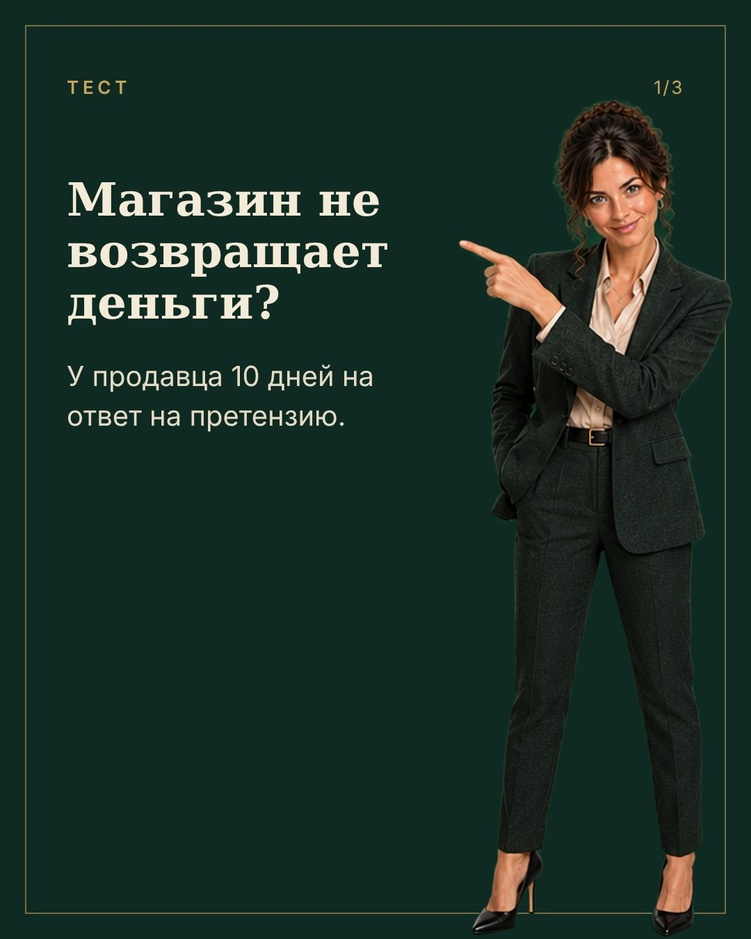
#> input picture media/mascot/_example_full_point.jpg, 751 x 939 px, shrunk from 1080 x 1350 before the run
$ python greenkey.py ../media/mascot/_example_full_point.jpg ../media/mascot/_sheet_emotions_v2.jpg
#> lines starting #> are read from the running program, lines starting #| are printed output that depends on the picture; after the words box and inside, x2 and y2 are one past the last pixel; in counts of white or black regions, pixels touching at a corner belong together
"""Вырезает фигуру с ровного зелёного фона (хромакей): python3 tools/greenkey.py in.png out.png"""
import sys
import numpy as np
from PIL import Image, ImageFilter
from scipy import ndimage


def greenkey(img, bg=None):
    arr = np.array(img.convert("RGB")).astype(int)
    if bg is None:
        bg = np.median(np.concatenate([arr[0], arr[:, 0], arr[:, -1]]), axis=0)
#> bg = [15, 42, 35]
    r, g, b = arr[..., 0], arr[..., 1], arr[..., 2]
    dist = np.sqrt(((arr - bg) ** 2).sum(-1))
    keyish = (dist < 24) | ((g - np.maximum(r, b) > 12) & (g > 38))
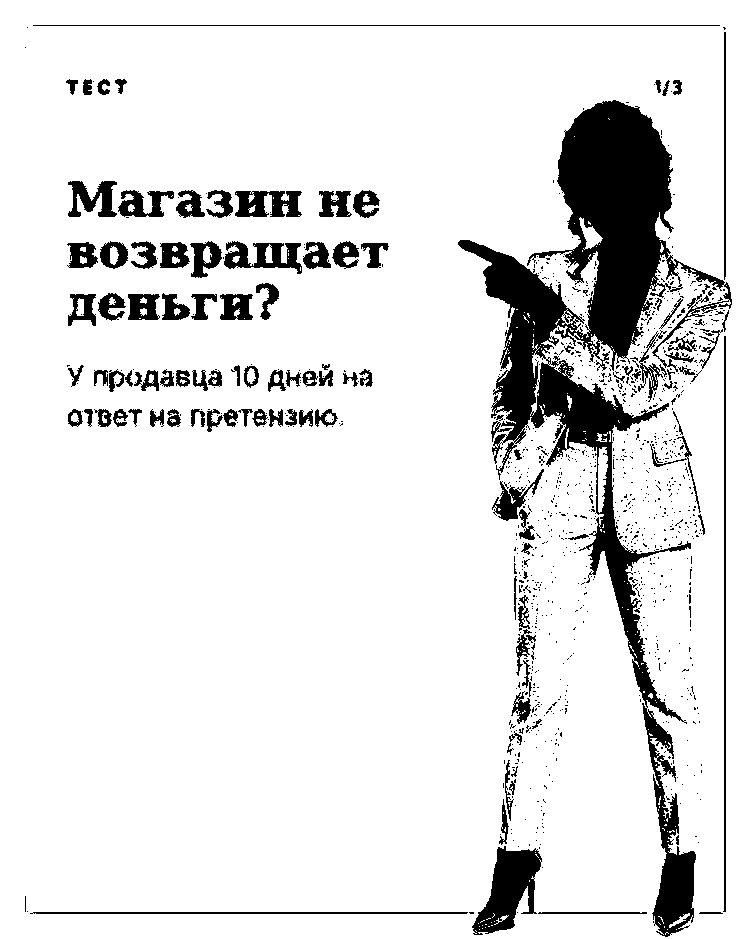
#> keyish: shape (939, 751) bool; 89.1% white; 1089 black regions (974 under 20 px), largest, box (x1, y1, x2, y2) and area: (458, 100, 732, 937) 43826, (472, 846, 542, 935) 3284, (224, 241, 302, 274) 1339
    lab, _ = ndimage.label(keyish)
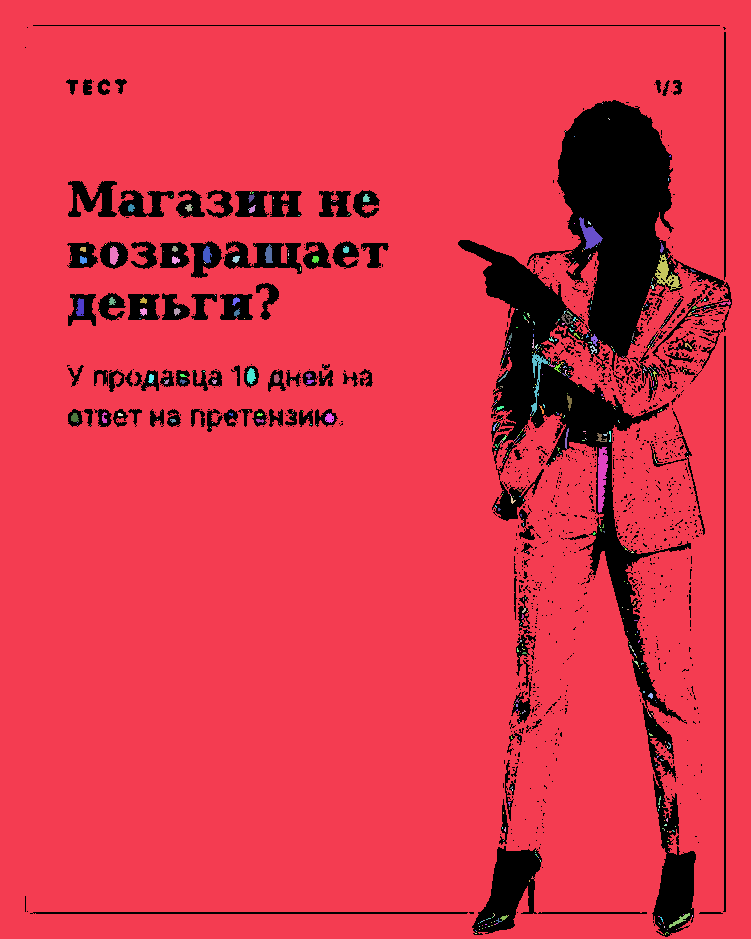
#> lab: shape (939, 751) int32; 669 distinct labels, from 0 to 668; one colour per label, 0 black
    border = set(np.unique(np.concatenate([lab[0], lab[:, 0], lab[:, -1]]))) - {0}
#> border = 1 item
    bgm = np.isin(lab, list(border))
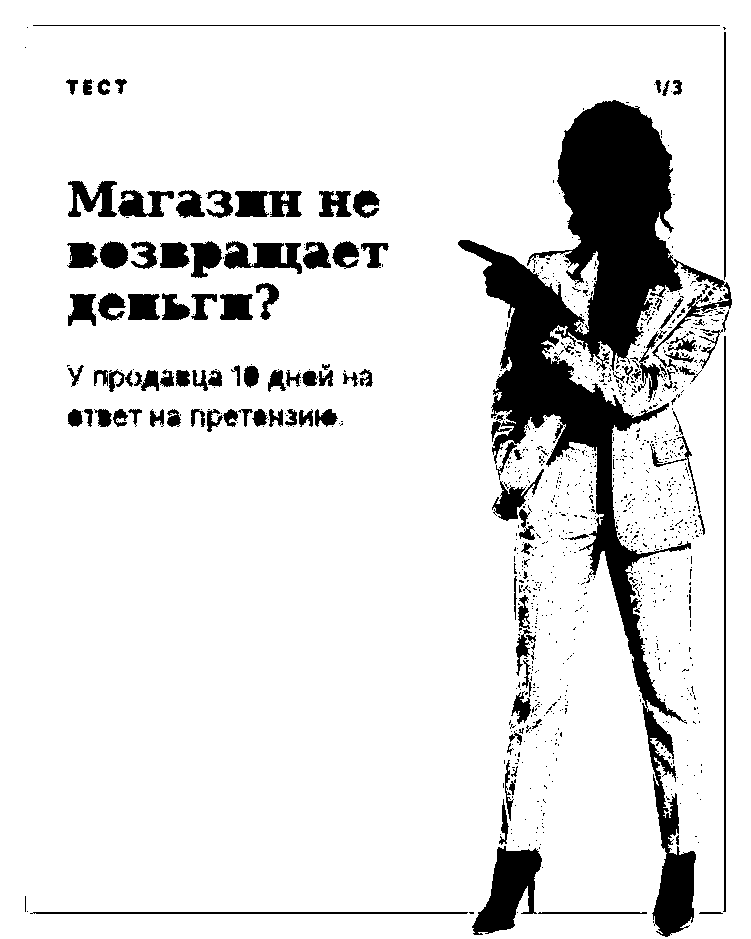
#> bgm: shape (939, 751) bool; 88.4% white; 1073 black regions (957 under 20 px), largest, box (x1, y1, x2, y2) and area: (458, 100, 732, 937) 46659, (472, 846, 542, 935) 3372, (224, 241, 302, 274) 1495
    sizes = ndimage.sum(keyish, lab, range(1, lab.max() + 1))
#> sizes = 668 values, max 623487 at index 0, min 1 at index 1, mean 940.7
    bgm |= np.isin(lab, [i + 1 for i, s in enumerate(sizes) if s > 80])
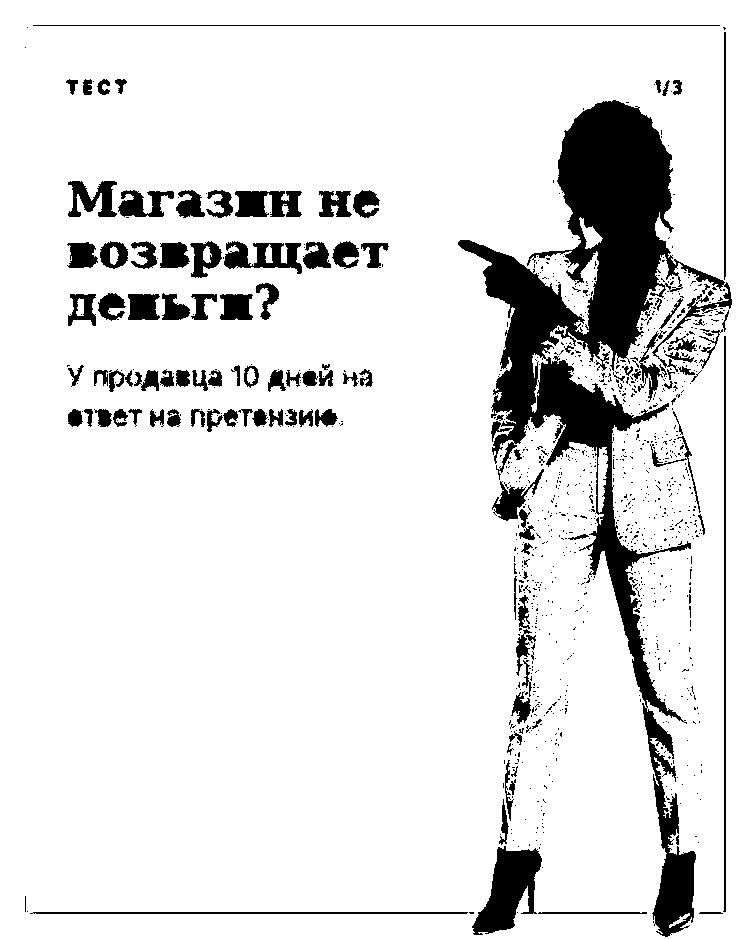
#> bgm: shape (939, 751) bool; 88.7% white; 1086 black regions (970 under 20 px), largest, box (x1, y1, x2, y2) and area: (458, 100, 732, 937) 45128, (472, 846, 542, 935) 3372, (224, 241, 302, 274) 1389
    fg = ndimage.binary_opening(~bgm, iterations=1)
#> fg: shape (939, 751) bool; 9.9% white; 230 white regions (105 under 20 px), largest, box (x1, y1, x2, y2) and area: (458, 100, 681, 721) 37941, (643, 707, 696, 937) 4354, (472, 847, 542, 935) 3329
    fg = ndimage.binary_erosion(fg, iterations=1)
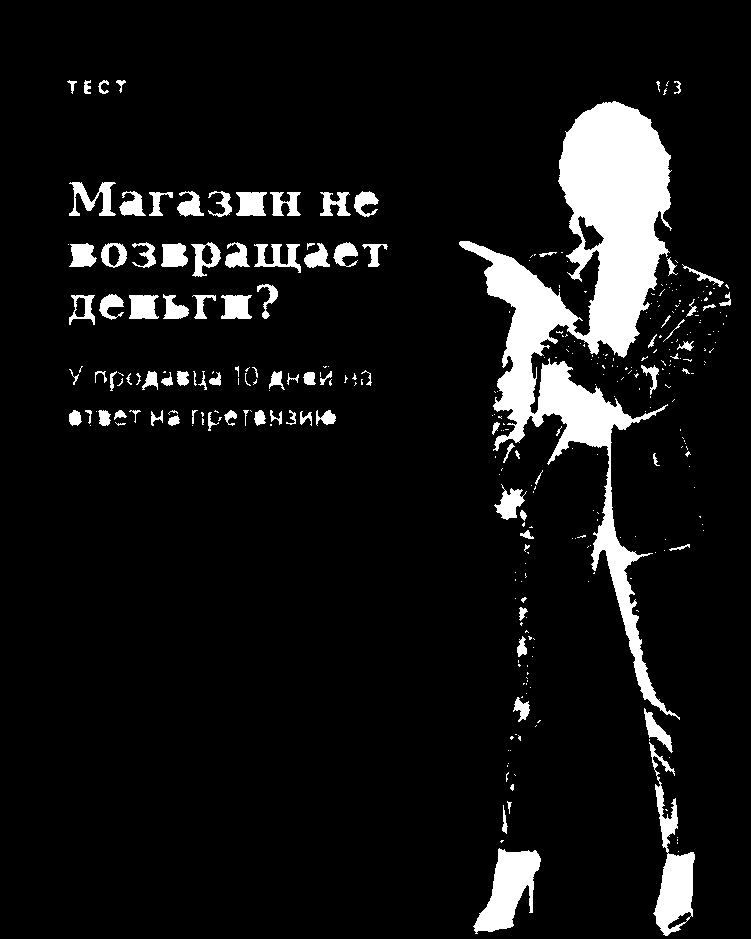
#> fg: shape (939, 751) bool; 8.2% white; 334 white regions (234 under 20 px), largest, box (x1, y1, x2, y2) and area: (459, 101, 680, 720) 34685, (649, 742, 695, 936) 3162, (473, 848, 541, 934) 3027
    a = np.array(Image.fromarray((fg * 255).astype("uint8")).filter(ImageFilter.GaussianBlur(1.0))).astype(float) / 255
    out = arr.astype(float)
    spill = out[..., 1] > np.maximum(out[..., 0], out[..., 2]) + 4
#> spill: shape (939, 751) bool; 85.7% white; 1147 black regions (1006 under 20 px), largest, box (x1, y1, x2, y2) and area: (458, 101, 726, 936) 82232, (22, 26, 23, 911) 885, (734, 337, 735, 911) 574
    out[..., 1] = np.where(spill & (a < 1), np.maximum(out[..., 0], out[..., 2]) + 4, out[..., 1])
    rgba = Image.fromarray(np.dstack([out.clip(0, 255), a * 255]).astype("uint8"), "RGBA")
    return rgba.crop(rgba.split()[3].point(lambda v: 255 if v > 20 else 0).getbbox())
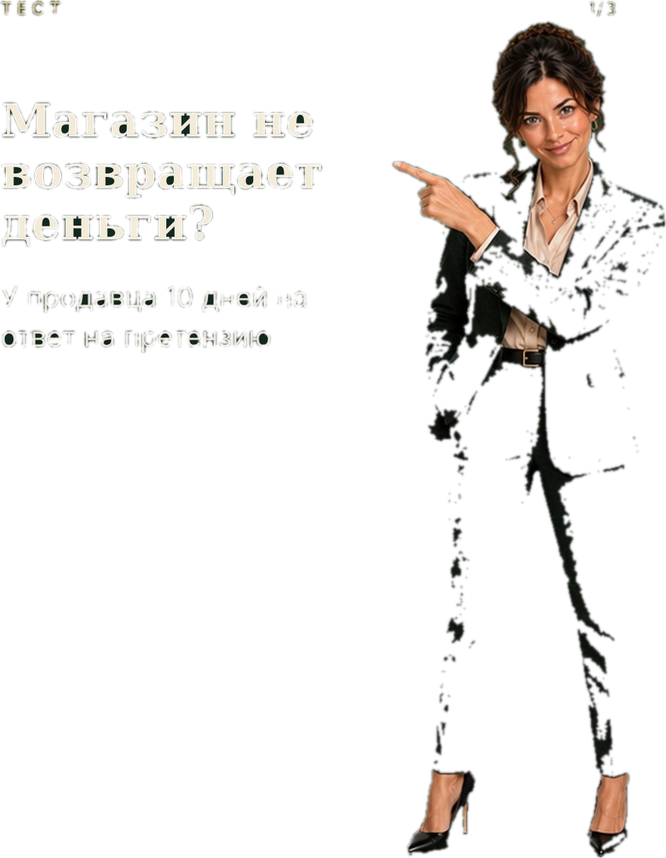
#> returned value: PIL image 666x858 RGBA; mean R, G, B, A 29, 45.6, 40.2, 25.9; transparent parts drawn white


if __name__ == "__main__":
    greenkey(Image.open(sys.argv[1])).save(sys.argv[2])

$ run again, on media/mascot/_src_shrug_v2.jpg
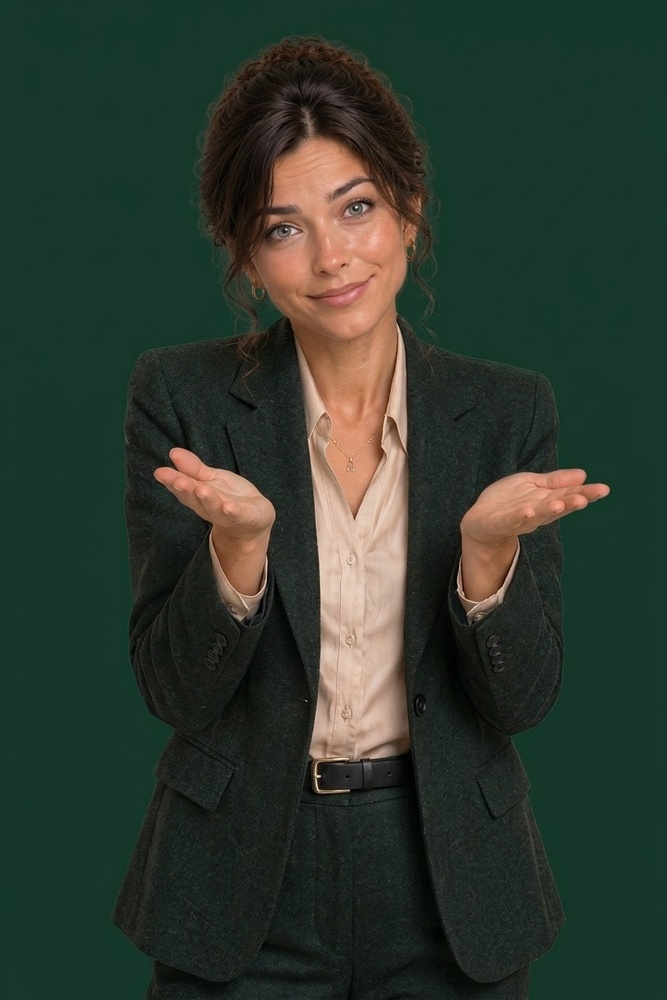
#> input picture media/mascot/_src_shrug_v2.jpg, 667 x 1000 px, shrunk from 843 x 1264 before the run
#> bg = [23, 55, 42]
#> keyish: shape (1000, 667) bool; 64.6% white; 3911 black regions (3855 under 20 px), largest, box (x1, y1, x2, y2) and area: (113, 36, 611, 1000) 222414, (513, 743, 548, 894) 689, (525, 565, 564, 700) 669
#> in greenkey, `lab, _ = ndimage.label(keyish)`:
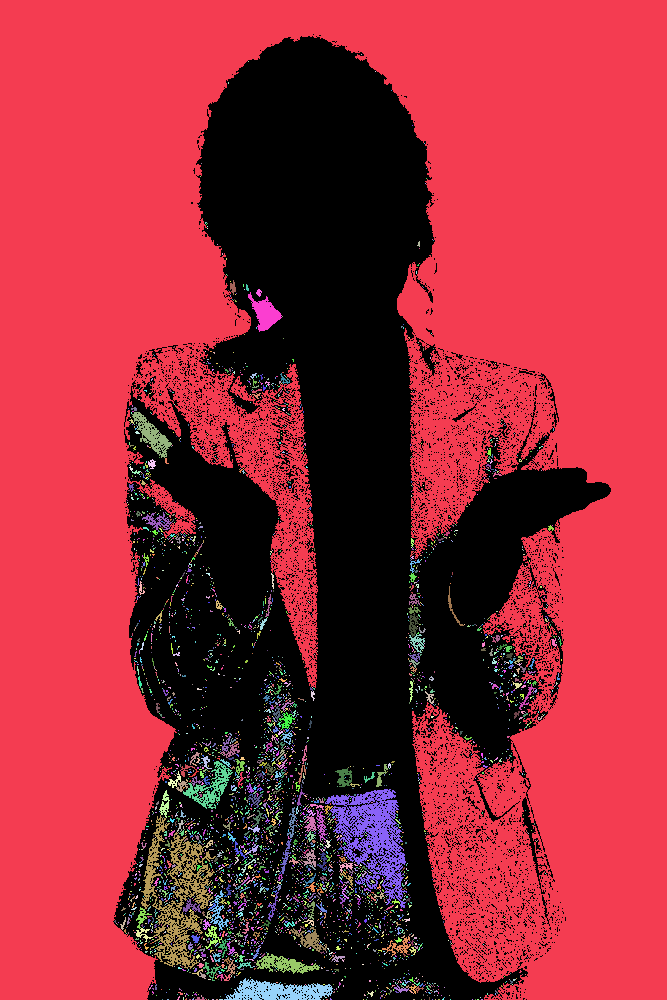
#> lab: shape (1000, 667) int32; 4432 distinct labels, from 0 to 4431; one colour per label, 0 black
#> border = 1 item
#> sizes = 4431 values, max 401065 at index 0, min 1 at index 1, mean 97.31
#> spill: shape (1000, 667) bool; 57.9% white; 48 black regions (37 under 20 px), largest, box (x1, y1, x2, y2) and area: (115, 38, 611, 1000) 279833, (540, 865, 551, 896) 162, (556, 541, 561, 566) 61
#> in greenkey, `return rgba.crop(rgba.split()[3].point(lambda v: 255 if v > 20 else 0)..`:
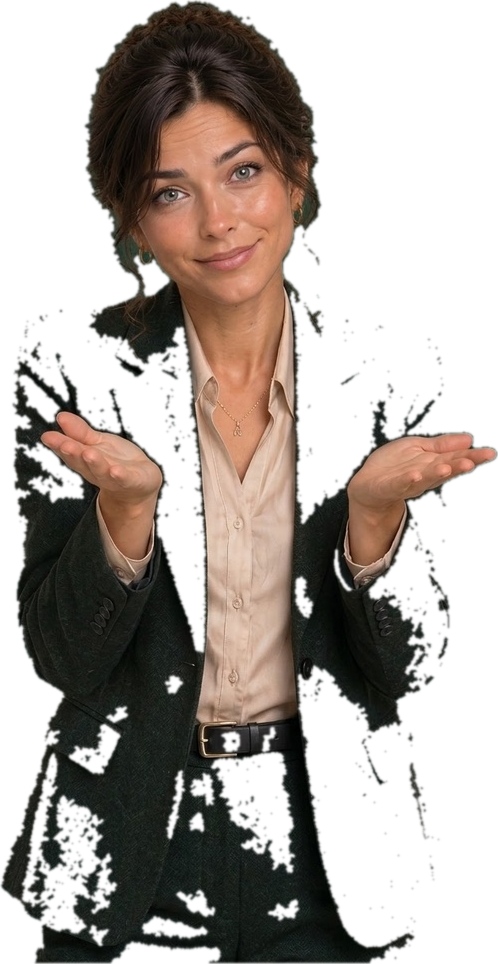
#> returned value: PIL image 498x964 RGBA; mean R, G, B, A 54.7, 55.3, 47.7, 119.8; transparent parts drawn white
